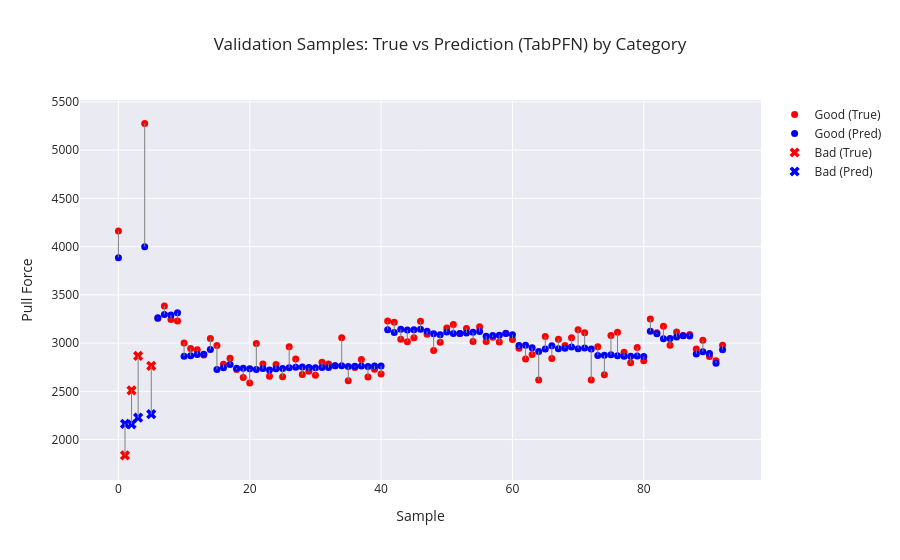

Notebook cell for this chart:
### Markdown cell above
# Check Validation Data

### Code cell
# Category array (must be aligned with y_dev)
categories = dev_df.groupby("Sample ID")["Category"].first().values

plot_visualizer(
    true_vals=y_dev_Regressor,
    pred_vals=predictions_regression_dev,
    categories=categories,
    title=f"Validation Samples: True vs Prediction (TabPFN) by Category"
)

### Figure 1 — Plotly figure (JSON) as saved in the notebook; plotly's stock layout.template omitted (floating-point values rounded to 4 significant figures)
{"data": [{"marker": {"color": "red", "size": 7, "symbol": "circle"}, "mode": "markers", "name": "Good (True)", "type": "scatter", "x": [0, 4, 6, 7, 8, 9, 10, 11, 12, 13, 14, 15, 16, 17, 18, 19, 20, 21, 22, 23, 24, 25, 26, 27, 28, 29, 30, 31, 32, 33, 34, 35, 36, 37, 38, 39, 40, 41, 42, 43, 44, 45, 46, 47, 48, 49, 50, 51, 52, 53, 54, 55, 56, 57, 58, 59, 60, 61, 62, 63, 64, 65, 66, 67, 68, 69, 70, 71, 72, 73, 74, 75, 76, 77, 78, 79, 80, 81, 82, 83, 84, 85, 86, 87, 88, 89, 90, 91, 92], "y": [4161.0, 5278.0, 3256.0, 3385.0, 3246.0, 3229.0, 3002.0, 2944.0, 2932.0, 2878.0, 3049.0, 2976.0, 2782.0, 2843.0, 2727.0, 2645.0, 2586.0, 2996.0, 2784.0, 2657.0, 2778.0, 2652.0, 2963.0, 2834.0, 2674.0, 2708.0, 2667.0, 2802.0, 2783.0, 2766.0, 3056.0, 2609.0, 2748.0, 2830.0, 2650.0, 2730.0, 2679.0, 3229.0, 3216.0, 3039.0, 3014.0, 3056.0, 3227.0, 3091.0, 2922.0, 3008.0, 3156.0, 3193.0, 3099.0, 3153.0, 3016.0, 3169.0, 3017.0, 3061.0, 3012.0, 3102.0, 3037.0, 2948.0, 2834.0, 2883.0, 2617.0, 3070.0, 2840.0, 3041.0, 2976.0, 3054.0, 3139.0, 3108.0, 2617.0, 2961.0, 2672.0, 3080.0, 3112.0, 2905.0, 2796.0, 2956.0, 2818.0, 3250.0, 3106.0, 3175.0, 2977.0, 3116.0, 3080.0, 3090.0, 2938.0, 3029.0, 2861.0, 2816.0, 2979.0]}, {"marker": {"color": "blue", "size": 7, "symbol": "circle"}, "mode": "markers", "name": "Good (Pred)", "type": "scatter", "x": [0, 4, 6, 7, 8, 9, 10, 11, 12, 13, 14, 15, 16, 17, 18, 19, 20, 21, 22, 23, 24, 25, 26, 27, 28, 29, 30, 31, 32, 33, 34, 35, 36, 37, 38, 39, 40, 41, 42, 43, 44, 45, 46, 47, 48, 49, 50, 51, 52, 53, 54, 55, 56, 57, 58, 59, 60, 61, 62, 63, 64, 65, 66, 67, 68, 69, 70, 71, 72, 73, 74, 75, 76, 77, 78, 79, 80, 81, 82, 83, 84, 85, 86, 87, 88, 89, 90, 91, 92], "y": [3885.0, 3998.0, 3263.0, 3297.0, 3292.0, 3314.0, 2863.0, 2868.0, 2882.0, 2884.0, 2934.0, 2726.0, 2744.0, 2778.0, 2740.0, 2740.0, 2734.0, 2727.0, 2736.0, 2721.0, 2734.0, 2736.0, 2744.0, 2750.0, 2752.0, 2747.0, 2744.0, 2746.0, 2746.0, 2766.0, 2765.0, 2758.0, 2760.0, 2762.0, 2758.0, 2763.0, 2763.0, 3139.0, 3111.0, 3143.0, 3136.0, 3137.0, 3144.0, 3123.0, 3097.0, 3086.0, 3115.0, 3101.0, 3099.0, 3106.0, 3113.0, 3119.0, 3072.0, 3080.0, 3082.0, 3099.0, 3087.0, 2976.0, 2978.0, 2953.0, 2913.0, 2940.0, 2973.0, 2941.0, 2948.0, 2959.0, 2942.0, 2950.0, 2940.0, 2872.0, 2873.0, 2880.0, 2869.0, 2865.0, 2863.0, 2868.0, 2862.0, 3124.0, 3097.0, 3045.0, 3048.0, 3065.0, 3077.0, 3073.0, 2887.0, 2911.0, 2892.0, 2791.0, 2932.0]}, {"marker": {"color": "red", "size": 9, "symbol": "x"}, "mode": "markers", "name": "Bad (True)", "type": "scatter", "x": [1, 2, 3, 5], "y": [1836.0, 2510.0, 2867.0, 2764.0]}, {"marker": {"color": "blue", "size": 9, "symbol": "x"}, "mode": "markers", "name": "Bad (Pred)", "type": "scatter", "x": [1, 2, 3, 5], "y": [2163.0, 2159.0, 2227.0, 2263.0]}, {"line": {"color": "gray", "width": 1}, "mode": "lines", "showlegend": false, "type": "scatter", "x": [0, 0], "y": [4161.0, 3885.0]}, {"line": {"color": "gray", "width": 1}, "mode": "lines", "showlegend": false, "type": "scatter", "x": [1, 1], "y": [1836.0, 2163.0]}, {"line": {"color": "gray", "width": 1}, "mode": "lines", "showlegend": false, "type": "scatter", "x": [2, 2], "y": [2510.0, 2159.0]}, {"line": {"color": "gray", "width": 1}, "mode": "lines", "showlegend": false, "type": "scatter", "x": [3, 3], "y": [2867.0, 2227.0]}, {"line": {"color": "gray", "width": 1}, "mode": "lines", "showlegend": false, "type": "scatter", "x": [4, 4], "y": [5278.0, 3998.0]}, {"line": {"color": "gray", "width": 1}, "mode": "lines", "showlegend": false, "type": "scatter", "x": [5, 5], "y": [2764.0, 2263.0]}, {"line": {"color": "gray", "width": 1}, "mode": "lines", "showlegend": false, "type": "scatter", "x": [6, 6], "y": [3256.0, 3263.0]}, {"line": {"color": "gray", "width": 1}, "mode": "lines", "showlegend": false, "type": "scatter", "x": [7, 7], "y": [3385.0, 3297.0]}, {"line": {"color": "gray", "width": 1}, "mode": "lines", "showlegend": false, "type": "scatter", "x": [8, 8], "y": [3246.0, 3292.0]}, {"line": {"color": "gray", "width": 1}, "mode": "lines", "showlegend": false, "type": "scatter", "x": [9, 9], "y": [3229.0, 3314.0]}, {"line": {"color": "gray", "width": 1}, "mode": "lines", "showlegend": false, "type": "scatter", "x": [10, 10], "y": [3002.0, 2863.0]}, {"line": {"color": "gray", "width": 1}, "mode": "lines", "showlegend": false, "type": "scatter", "x": [11, 11], "y": [2944.0, 2868.0]}, {"line": {"color": "gray", "width": 1}, "mode": "lines", "showlegend": false, "type": "scatter", "x": [12, 12], "y": [2932.0, 2882.0]}, {"line": {"color": "gray", "width": 1}, "mode": "lines", "showlegend": false, "type": "scatter", "x": [13, 13], "y": [2878.0, 2884.0]}, {"line": {"color": "gray", "width": 1}, "mode": "lines", "showlegend": false, "type": "scatter", "x": [14, 14], "y": [3049.0, 2934.0]}, {"line": {"color": "gray", "width": 1}, "mode": "lines", "showlegend": false, "type": "scatter", "x": [15, 15], "y": [2976.0, 2726.0]}, {"line": {"color": "gray", "width": 1}, "mode": "lines", "showlegend": false, "type": "scatter", "x": [16, 16], "y": [2782.0, 2744.0]}, {"line": {"color": "gray", "width": 1}, "mode": "lines", "showlegend": false, "type": "scatter", "x": [17, 17], "y": [2843.0, 2778.0]}, {"line": {"color": "gray", "width": 1}, "mode": "lines", "showlegend": false, "type": "scatter", "x": [18, 18], "y": [2727.0, 2740.0]}, {"line": {"color": "gray", "width": 1}, "mode": "lines", "showlegend": false, "type": "scatter", "x": [19, 19], "y": [2645.0, 2740.0]}, {"line": {"color": "gray", "width": 1}, "mode": "lines", "showlegend": false, "type": "scatter", "x": [20, 20], "y": [2586.0, 2734.0]}, {"line": {"color": "gray", "width": 1}, "mode": "lines", "showlegend": false, "type": "scatter", "x": [21, 21], "y": [2996.0, 2727.0]}, {"line": {"color": "gray", "width": 1}, "mode": "lines", "showlegend": false, "type": "scatter", "x": [22, 22], "y": [2784.0, 2736.0]}, {"line": {"color": "gray", "width": 1}, "mode": "lines", "showlegend": false, "type": "scatter", "x": [23, 23], "y": [2657.0, 2721.0]}, {"line": {"color": "gray", "width": 1}, "mode": "lines", "showlegend": false, "type": "scatter", "x": [24, 24], "y": [2778.0, 2734.0]}, {"line": {"color": "gray", "width": 1}, "mode": "lines", "showlegend": false, "type": "scatter", "x": [25, 25], "y": [2652, 2736.0]}, {"line": {"color": "gray", "width": 1}, "mode": "lines", "showlegend": false, "type": "scatter", "x": [26, 26], "y": [2963, 2744.0]}, {"line": {"color": "gray", "width": 1}, "mode": "lines", "showlegend": false, "type": "scatter", "x": [27, 27], "y": [2834.0, 2750.0]}, {"line": {"color": "gray", "width": 1}, "mode": "lines", "showlegend": false, "type": "scatter", "x": [28, 28], "y": [2674.0, 2752.0]}, {"line": {"color": "gray", "width": 1}, "mode": "lines", "showlegend": false, "type": "scatter", "x": [29, 29], "y": [2708.0, 2747.0]}, {"line": {"color": "gray", "width": 1}, "mode": "lines", "showlegend": false, "type": "scatter", "x": [30, 30], "y": [2667.0, 2744.0]}, {"line": {"color": "gray", "width": 1}, "mode": "lines", "showlegend": false, "type": "scatter", "x": [31, 31], "y": [2802.0, 2746.0]}, {"line": {"color": "gray", "width": 1}, "mode": "lines", "showlegend": false, "type": "scatter", "x": [32, 32], "y": [2783, 2746.0]}, {"line": {"color": "gray", "width": 1}, "mode": "lines", "showlegend": false, "type": "scatter", "x": [33, 33], "y": [2766.0, 2766.0]}, {"line": {"color": "gray", "width": 1}, "mode": "lines", "showlegend": false, "type": "scatter", "x": [34, 34], "y": [3056.0, 2765.0]}, {"line": {"color": "gray", "width": 1}, "mode": "lines", "showlegend": false, "type": "scatter", "x": [35, 35], "y": [2609.0, 2758.0]}, {"line": {"color": "gray", "width": 1}, "mode": "lines", "showlegend": false, "type": "scatter", "x": [36, 36], "y": [2748.0, 2760.0]}, {"line": {"color": "gray", "width": 1}, "mode": "lines", "showlegend": false, "type": "scatter", "x": [37, 37], "y": [2830, 2762.0]}, {"line": {"color": "gray", "width": 1}, "mode": "lines", "showlegend": false, "type": "scatter", "x": [38, 38], "y": [2650.0, 2758.0]}, {"line": {"color": "gray", "width": 1}, "mode": "lines", "showlegend": false, "type": "scatter", "x": [39, 39], "y": [2730.0, 2763.0]}, {"line": {"color": "gray", "width": 1}, "mode": "lines", "showlegend": false, "type": "scatter", "x": [40, 40], "y": [2679.0, 2763.0]}, {"line": {"color": "gray", "width": 1}, "mode": "lines", "showlegend": false, "type": "scatter", "x": [41, 41], "y": [3229.0, 3139.0]}, {"line": {"color": "gray", "width": 1}, "mode": "lines", "showlegend": false, "type": "scatter", "x": [42, 42], "y": [3216, 3111.0]}, {"line": {"color": "gray", "width": 1}, "mode": "lines", "showlegend": false, "type": "scatter", "x": [43, 43], "y": [3039, 3143.0]}, {"line": {"color": "gray", "width": 1}, "mode": "lines", "showlegend": false, "type": "scatter", "x": [44, 44], "y": [3014.0, 3136.0]}, {"line": {"color": "gray", "width": 1}, "mode": "lines", "showlegend": false, "type": "scatter", "x": [45, 45], "y": [3056.0, 3137.0]}, {"line": {"color": "gray", "width": 1}, "mode": "lines", "showlegend": false, "type": "scatter", "x": [46, 46], "y": [3227.0, 3144.0]}, {"line": {"color": "gray", "width": 1}, "mode": "lines", "showlegend": false, "type": "scatter", "x": [47, 47], "y": [3091, 3123.0]}, {"line": {"color": "gray", "width": 1}, "mode": "lines", "showlegend": false, "type": "scatter", "x": [48, 48], "y": [2922.0, 3097.0]}, {"line": {"color": "gray", "width": 1}, "mode": "lines", "showlegend": false, "type": "scatter", "x": [49, 49], "y": [3008.0, 3086.0]}, {"line": {"color": "gray", "width": 1}, "mode": "lines", "showlegend": false, "type": "scatter", "x": [50, 50], "y": [3156.0, 3115.0]}, {"line": {"color": "gray", "width": 1}, "mode": "lines", "showlegend": false, "type": "scatter", "x": [51, 51], "y": [3193.0, 3101.0]}, {"line": {"color": "gray", "width": 1}, "mode": "lines", "showlegend": false, "type": "scatter", "x": [52, 52], "y": [3099.0, 3099.0]}, {"line": {"color": "gray", "width": 1}, "mode": "lines", "showlegend": false, "type": "scatter", "x": [53, 53], "y": [3153.0, 3106.0]}, {"line": {"color": "gray", "width": 1}, "mode": "lines", "showlegend": false, "type": "scatter", "x": [54, 54], "y": [3016.0, 3113.0]}, {"line": {"color": "gray", "width": 1}, "mode": "lines", "showlegend": false, "type": "scatter", "x": [55, 55], "y": [3169.0, 3119.0]}, {"line": {"color": "gray", "width": 1}, "mode": "lines", "showlegend": false, "type": "scatter", "x": [56, 56], "y": [3017.0, 3072.0]}, {"line": {"color": "gray", "width": 1}, "mode": "lines", "showlegend": false, "type": "scatter", "x": [57, 57], "y": [3061.0, 3080.0]}, {"line": {"color": "gray", "width": 1}, "mode": "lines", "showlegend": false, "type": "scatter", "x": [58, 58], "y": [3012, 3082.0]}, {"line": {"color": "gray", "width": 1}, "mode": "lines", "showlegend": false, "type": "scatter", "x": [59, 59], "y": [3102.0, 3099.0]}, {"line": {"color": "gray", "width": 1}, "mode": "lines", "showlegend": false, "type": "scatter", "x": [60, 60], "y": [3037.0, 3087.0]}, {"line": {"color": "gray", "width": 1}, "mode": "lines", "showlegend": false, "type": "scatter", "x": [61, 61], "y": [2948, 2976.0]}, {"line": {"color": "gray", "width": 1}, "mode": "lines", "showlegend": false, "type": "scatter", "x": [62, 62], "y": [2834.0, 2978.0]}, {"line": {"color": "gray", "width": 1}, "mode": "lines", "showlegend": false, "type": "scatter", "x": [63, 63], "y": [2883.0, 2953.0]}, {"line": {"color": "gray", "width": 1}, "mode": "lines", "showlegend": false, "type": "scatter", "x": [64, 64], "y": [2617.0, 2913.0]}, {"line": {"color": "gray", "width": 1}, "mode": "lines", "showlegend": false, "type": "scatter", "x": [65, 65], "y": [3070.0, 2940.0]}, {"line": {"color": "gray", "width": 1}, "mode": "lines", "showlegend": false, "type": "scatter", "x": [66, 66], "y": [2840.0, 2973.0]}, {"line": {"color": "gray", "width": 1}, "mode": "lines", "showlegend": false, "type": "scatter", "x": [67, 67], "y": [3041.0, 2941.0]}, {"line": {"color": "gray", "width": 1}, "mode": "lines", "showlegend": false, "type": "scatter", "x": [68, 68], "y": [2976.0, 2948.0]}, {"line": {"color": "gray", "width": 1}, "mode": "lines", "showlegend": false, "type": "scatter", "x": [69, 69], "y": [3054.0, 2959.0]}, {"line": {"color": "gray", "width": 1}, "mode": "lines", "showlegend": false, "type": "scatter", "x": [70, 70], "y": [3139.0, 2942.0]}, {"line": {"color": "gray", "width": 1}, "mode": "lines", "showlegend": false, "type": "scatter", "x": [71, 71], "y": [3108.0, 2950.0]}, {"line": {"color": "gray", "width": 1}, "mode": "lines", "showlegend": false, "type": "scatter", "x": [72, 72], "y": [2617.0, 2940.0]}, {"line": {"color": "gray", "width": 1}, "mode": "lines", "showlegend": false, "type": "scatter", "x": [73, 73], "y": [2961.0, 2872.0]}, {"line": {"color": "gray", "width": 1}, "mode": "lines", "showlegend": false, "type": "scatter", "x": [74, 74], "y": [2672.0, 2873.0]}, {"line": {"color": "gray", "width": 1}, "mode": "lines", "showlegend": false, "type": "scatter", "x": [75, 75], "y": [3080.0, 2880.0]}, {"line": {"color": "gray", "width": 1}, "mode": "lines", "showlegend": false, "type": "scatter", "x": [76, 76], "y": [3112.0, 2869.0]}, {"line": {"color": "gray", "width": 1}, "mode": "lines", "showlegend": false, "type": "scatter", "x": [77, 77], "y": [2905, 2865.0]}, {"line": {"color": "gray", "width": 1}, "mode": "lines", "showlegend": false, "type": "scatter", "x": [78, 78], "y": [2796.0, 2863.0]}, {"line": {"color": "gray", "width": 1}, "mode": "lines", "showlegend": false, "type": "scatter", "x": [79, 79], "y": [2956.0, 2868.0]}, {"line": {"color": "gray", "width": 1}, "mode": "lines", "showlegend": false, "type": "scatter", "x": [80, 80], "y": [2818.0, 2862.0]}, {"line": {"color": "gray", "width": 1}, "mode": "lines", "showlegend": false, "type": "scatter", "x": [81, 81], "y": [3250.0, 3124.0]}, {"line": {"color": "gray", "width": 1}, "mode": "lines", "showlegend": false, "type": "scatter", "x": [82, 82], "y": [3106.0, 3097.0]}, {"line": {"color": "gray", "width": 1}, "mode": "lines", "showlegend": false, "type": "scatter", "x": [83, 83], "y": [3175.0, 3045.0]}, {"line": {"color": "gray", "width": 1}, "mode": "lines", "showlegend": false, "type": "scatter", "x": [84, 84], "y": [2977.0, 3048.0]}, {"line": {"color": "gray", "width": 1}, "mode": "lines", "showlegend": false, "type": "scatter", "x": [85, 85], "y": [3116.0, 3065.0]}, {"line": {"color": "gray", "width": 1}, "mode": "lines", "showlegend": false, "type": "scatter", "x": [86, 86], "y": [3080.0, 3077.0]}, {"line": {"color": "gray", "width": 1}, "mode": "lines", "showlegend": false, "type": "scatter", "x": [87, 87], "y": [3090.0, 3073.0]}, {"line": {"color": "gray", "width": 1}, "mode": "lines", "showlegend": false, "type": "scatter", "x": [88, 88], "y": [2938.0, 2887.0]}, {"line": {"color": "gray", "width": 1}, "mode": "lines", "showlegend": false, "type": "scatter", "x": [89, 89], "y": [3029.0, 2911.0]}, {"line": {"color": "gray", "width": 1}, "mode": "lines", "showlegend": false, "type": "scatter", "x": [90, 90], "y": [2861.0, 2892.0]}, {"line": {"color": "gray", "width": 1}, "mode": "lines", "showlegend": false, "type": "scatter", "x": [91, 91], "y": [2816.0, 2791.0]}, {"line": {"color": "gray", "width": 1}, "mode": "lines", "showlegend": false, "type": "scatter", "x": [92, 92], "y": [2979.0, 2932.0]}], "layout": {"title": {"text": "Validation Samples: True vs Prediction (TabPFN) by Category"}, "xaxis": {"title": {"text": "Sample"}}, "yaxis": {"title": {"text": "Pull Force"}}}}
